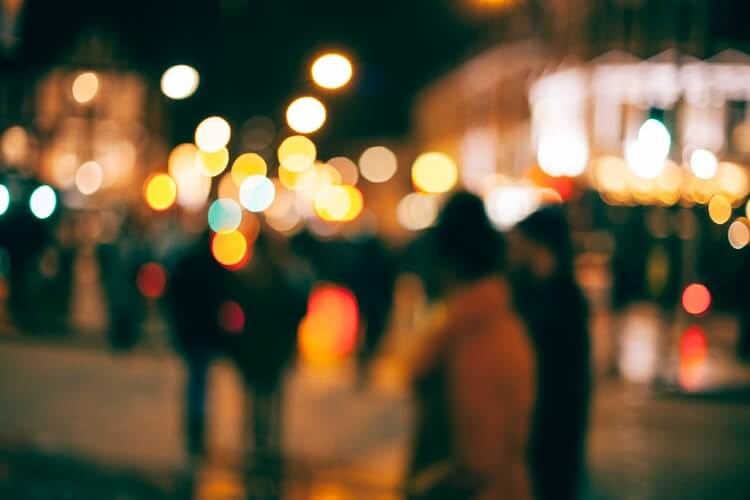
#> input picture fourier/blur.jpg, 750 x 500 px
$ python detect_blur_image.py
#> lines starting #> are read from the running program, lines starting #| are printed output that depends on the picture
### fourier/blur_detector.py
# -*- coding: utf-8 -*-
"""
Created on Tue Mar 23 15:03:35 2021

@author: glaub
"""
import matplotlib.pyplot as plt
import numpy as np

def detect_blur_fft(image, size=60, thresh=10, vis=False):
    (h, w) = image.shape
    (cX, cY) = (int(w / 2.0), int(h / 2.0))
    fft = np.fft.fft2(image)
    fftShift = np.fft.fftshift(fft)
    if vis:
        magnitude = 20 * np.log(np.abs(fftShift))
        (fig, ax) = plt.subplots(1, 2, )
        ax[0].imshow(image, cmap="gray")
        ax[0].set_title("Input")
        ax[0].set_xticks([])
        ax[0].set_yticks([])
        ax[1].imshow(magnitude, cmap="gray")
        ax[1].set_title("Magnitude Spectrum")
        ax[1].set_xticks([])
        ax[1].set_yticks([])
        plt.show()
    fftShift[cY - size:cY + size, cX - size:cX + size] = 0
    fftShift = np.fft.ifftshift(fftShift)
    recon = np.fft.ifft2(fftShift)
    magnitude = 20 * np.log(np.abs(recon))
    mean = np.mean(magnitude)
    return (mean, mean <= thresh)

### fourier/detect_blur_image.py
# -*- coding: utf-8 -*-
"""
Created on Tue Mar 23 15:07:04 2021

@author: glaub
"""
from blur_detector import detect_blur_fft
import matplotlib.pyplot as plt
import numpy as np
import imutils
import cv2 as cv
orig = cv.imread("blur.jpg")
#> orig is the input picture: shape (500, 750, 3); mean B, G, R 59, 83.7, 96.9
orig = imutils.resize(orig, width=500)
#> orig: shape (333, 500, 3)
gray = cv.cvtColor(orig, cv.COLOR_BGR2GRAY)
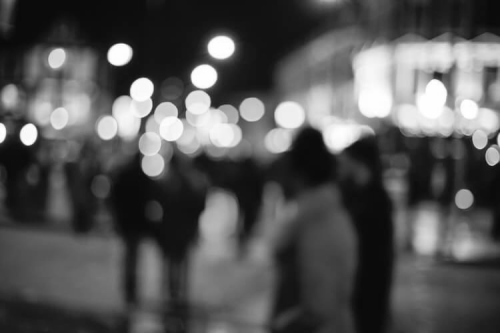
#> gray: shape (333, 500); min 9, max 255, mean 84.8
(mean, blurry) = detect_blur_fft(gray, size=60)
#> in detect_blur_fft, `magnitude = 20 * np.log(np.abs(recon))`:
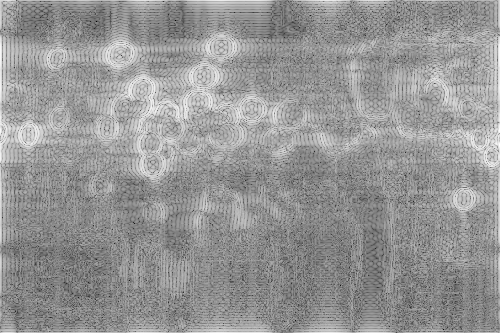
#> magnitude: shape (333, 500) float64; min -126.5, max 91.26, mean 1.9; drawn with min black and max white
#> in detect_blur_fft, `mean = np.mean(magnitude)`: mean = 1.85
#> mean = 1.85; blurry = True
image = np.dstack([gray] * 3)
color = (0, 0, 255) if blurry else (0, 255, 0)
#> color = (0, 0, 255)
text = "Blurry ({:.4f})" if blurry else "Not Blurry ({:.4f})"
#> text = 'Blurry ({:.4f})'
text = text.format(mean)
#> text = 'Blurry (1.8518)'
cv.putText(image, text, (10, 25), cv.FONT_HERSHEY_SIMPLEX, 0.7,
	color, 2)
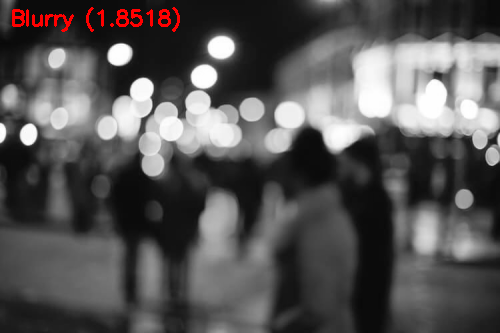
#> image: shape (333, 500, 3); mean of channels 0, 1, 2 84.7, 84.7, 86.5; drawn as B, G, R
print("[INFO] {}".format(text))
#| [INFO] Blurry (1.8518)
plt.subplot(111),plt.imshow(image)
plt.title('Image'), plt.xticks([]), plt.yticks([])
plt.show()
